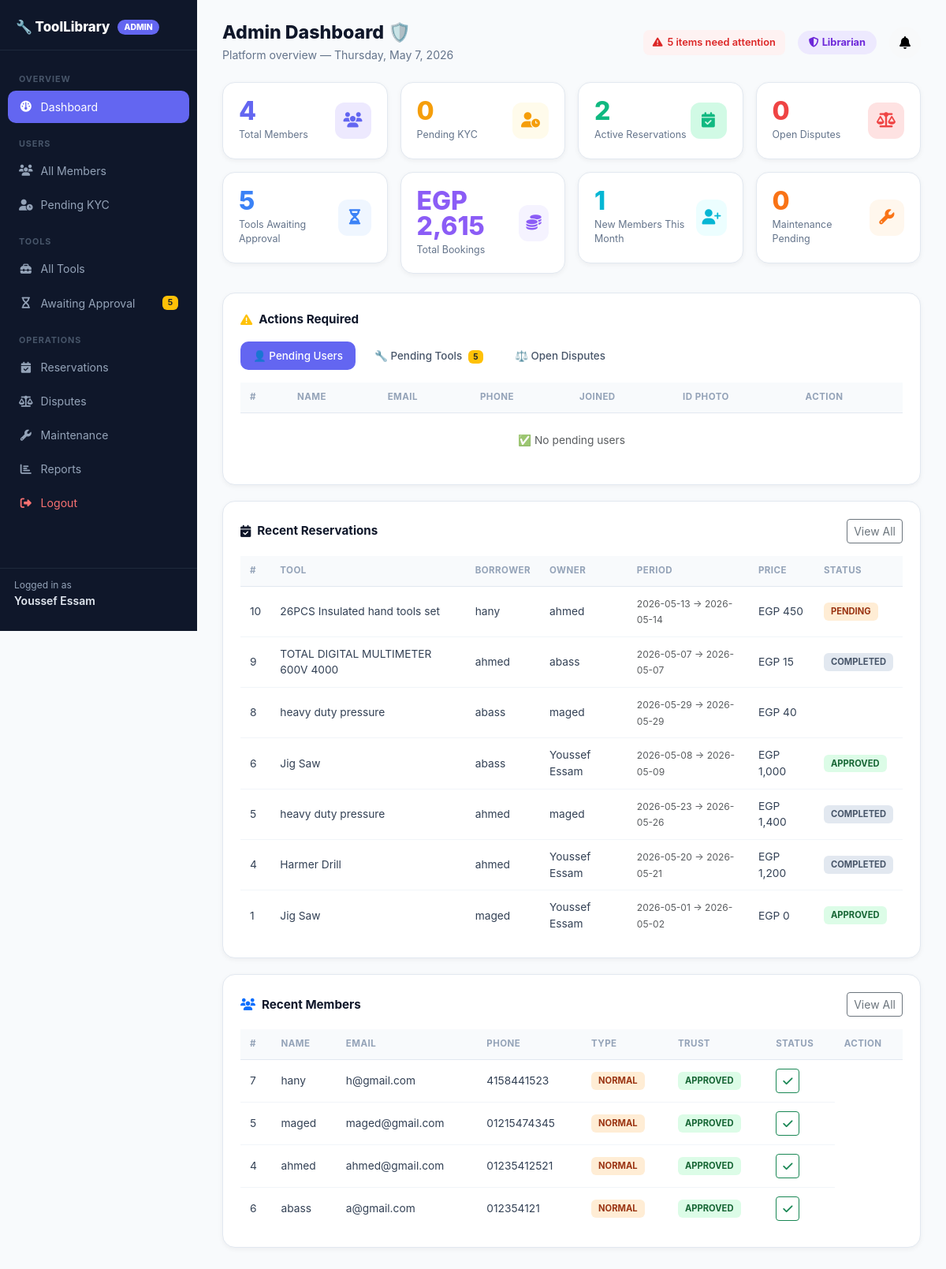
The page /admin/dashboard.php (signed in) on the database its author committed.
### tables this page shows
CREATE TABLE `users` (
  `user_id` int(11) NOT NULL,
  `full_name` varchar(100) NOT NULL,
  `email` varchar(100) NOT NULL,
  `password` varchar(255) NOT NULL,
  `phone` varchar(20) DEFAULT NULL,
  `address` varchar(255) DEFAULT NULL,
  `role` enum('member','librarian','admin') DEFAULT 'member',
  `membership_type` enum('normal','pro') DEFAULT 'normal',
  `status` enum('approved','pending','rejected') DEFAULT 'pending',
  `created_at` timestamp NOT NULL DEFAULT current_timestamp(),
  `trust_score` decimal(3,2) DEFAULT 5.00
);

CREATE TABLE `reservations` (
  `reservation_id` int(11) NOT NULL,
  `user_id` int(11) NOT NULL,
  `tool_id` int(11) NOT NULL,
  `start_date` date NOT NULL,
  `end_date` date NOT NULL,
  `total_price` decimal(10,2) DEFAULT NULL,
  `status` enum('pending','approved','active','completed','rejected') DEFAULT 'pending',
  `created_at` timestamp NOT NULL DEFAULT current_timestamp(),
  `deposit_amount` decimal(10,2) DEFAULT 0.00,
  `payment_status` enum('pending','paid','failed','refunded') DEFAULT 'pending',
  `rental_type` enum('hour','day','week') DEFAULT 'day'
);

CREATE TABLE `tools` (
  `tool_id` int(11) NOT NULL,
  `owner_id` int(11) NOT NULL,
  `tool_name` varchar(100) NOT NULL,
  `category` varchar(50) DEFAULT NULL,
  `description` text DEFAULT NULL,
  `price_per_day` decimal(10,2) NOT NULL,
  `availability_status` enum('pending','available','maintenance','rejected') DEFAULT 'pending',
  `created_at` timestamp NOT NULL DEFAULT current_timestamp(),
  `photo` varchar(255) DEFAULT NULL,
  `price_per_hour` decimal(10,2) DEFAULT 0.00,
  `price_per_week` decimal(10,2) DEFAULT 0.00,
  `deposit_amount` decimal(10,2) DEFAULT 0.00
);

### models/user.php (called while the page is built, shortened)
<?php
class User {
    private $conn;
    public function __construct($database){
        $this->conn = $database;
    }
    public function getUser($id){
        $sql = "SELECT * FROM users WHERE user_id=?";
        $stmt = $this->conn->prepare($sql);
        $stmt->bind_param("i", $id);
        $stmt->execute();
        return $stmt->get_result()->fetch_assoc();
    }
}

### models/notification.php (called while the page is built, shortened)
<?php
class Notification {
    private $conn;
    public function __construct($db){
        $this->conn = $db;
    }
        public function countUnread(int $userId): int {
        $stmt = $this->conn->prepare(
            "SELECT COUNT(*) AS c FROM notifications WHERE user_id = ? AND is_read = 0"
        );
        $stmt->bind_param("i", $userId);
        $stmt->execute();
        return (int) $stmt->get_result()->fetch_assoc()['c'];
    }
}

### admin/dashboard.php (the view, shortened to what this page needs)
<?php
require_once("../models/user.php");
require_once("../models/notification.php");
$db   = new Database();
$conn = $db->connect();
$userModel = new User($conn);
$notModel  = new Notification($conn);
$uid      = (int) $_SESSION['user_id'];
$userData = $userModel->getUser($uid);
$notCount = $notModel->countUnread($uid);
$s = $conn->query("SELECT COUNT(*) AS c FROM users WHERE role='member'");
$totalMembers = (int)$s->fetch_assoc()['c'];
$s = $conn->query("SELECT COUNT(*) AS c FROM users WHERE status='pending'");
$pendingUsers = (int)$s->fetch_assoc()['c'];
$s = $conn->query("SELECT COUNT(*) AS c FROM tools WHERE availability_status='available'");
$pendingTools = (int)$s->fetch_assoc()['c'];
$s = $conn->query("SELECT COUNT(*) AS c FROM reservations WHERE status IN ('approved','active')");
$activeReservations = (int)$s->fetch_assoc()['c'];
$s = $conn->query("SELECT COUNT(*) AS c FROM disputes WHERE status != 'resolved'");
$openDisputes = (int)$s->fetch_assoc()['c'];
$s = $conn->query("SELECT COALESCE(SUM(total_price),0) AS total FROM reservations WHERE status='completed'");
$totalRevenue = (float)$s->fetch_assoc()['total'];
$s = $conn->query("SELECT COUNT(*) AS c FROM users WHERE MONTH(created_at)=MONTH(NOW()) AND YEAR(created_at)=YEAR(NOW())");
$newUsersMonth = (int)$s->fetch_assoc()['c'];
$s = $conn->query("SELECT COUNT(*) AS c FROM maintenance WHERE status='pending'");
$pendingMaintenance = (int)$s->fetch_assoc()['c'];
$pendingUsersList = $conn->query(
    "SELECT * FROM users WHERE status='pending' ORDER BY created_at DESC LIMIT 10"
);
$recentReservations = $conn->query(
    "SELECT r.*, t.tool_name,
            borrower.full_name AS borrower_name,
            owner.full_name    AS owner_name
     FROM reservations r
     JOIN tools t ON r.tool_id = t.tool_id
     JOIN users borrower ON r.user_id = borrower.user_id
     JOIN users owner    ON t.owner_id    = owner.user_id
     ORDER BY r.created_at DESC
     LIMIT 8"
);
$membersList = $conn->query(
    "SELECT * FROM users WHERE role='member' ORDER BY created_at DESC LIMIT 10"
);
?>
<!DOCTYPE html>
<html lang="en">
<head>
<link href="https://cdn.jsdelivr.net/npm/bootstrap@5.3.3/dist/css/bootstrap.min.css" rel="stylesheet">
<link href="https://cdnjs.cloudflare.com/ajax/libs/font-awesome/6.5.0/css/all.min.css" rel="stylesheet">
</head>
<body>
<div class="sidebar">
  <div class="brand">
    🔧 ToolLibrary
    <span class="badge-admin">ADMIN</span>
  </div>
  <nav>
    <div class="section-label">Overview</div>
    <a href="dashboard.php" class="active"><i class="fa fa-gauge fa-fw"></i> Dashboard</a>
    <div class="section-label">Users</div>
    <a href="users.php"><i class="fa fa-users fa-fw"></i> All Members
    </a>
    <a href="users.php?filter=pending"><i class="fa fa-user-clock fa-fw"></i> Pending KYC</a>
    <div class="section-label">Tools</div>
    <a href="tools.php"><i class="fa fa-toolbox fa-fw"></i> All Tools</a>
    <a href="tools.php?filter=pending"><i class="fa fa-hourglass fa-fw"></i> Awaiting Approval
      <?php if ($pendingTools > 0): ?><span class="ms-auto badge bg-warning text-dark" style="font-size:.65rem"><?= $pendingTools ?></span><?php endif; ?>
    </a>
    <div class="section-label">Operations</div>
    <a href="reservations.php"><i class="fa fa-calendar-check fa-fw"></i> Reservations</a>
    <a href="disputes.php"><i class="fa fa-scale-balanced fa-fw"></i> Disputes
    </a>
    <a href="maintenance.php"><i class="fa fa-wrench fa-fw"></i> Maintenance</a>
    <a href="reports.php"><i class="fa fa-chart-bar fa-fw"></i> Reports</a>
    <a href="../public/logout.php" style="color:#f87171"><i class="fa fa-right-from-bracket fa-fw"></i> Logout</a>
  </nav>
  <div class="bottom">
    <div class="px-2 mb-2 small" style="color:#64748b">
      <div style="color:#94a3b8;font-size:.75rem">Logged in as</div>
      <div style="color:#e2e8f0;font-weight:600"><?= htmlspecialchars($userData['full_name']) ?></div>
    </div>
  </div>
</div>
<div class="main">
  <div class="topbar">
    <div>
      <h2>Admin Dashboard 🛡️</h2>
      <div class="sub">Platform overview — <?= date('l, F j, Y') ?></div>
    </div>
    <div class="d-flex align-items-center gap-3">
      <?php if ($pendingUsers > 0 || $pendingTools > 0 || $openDisputes > 0): ?>
      <div class="alert-chip">
        <i class="fa fa-triangle-exclamation"></i>
        <?= $pendingUsers + $pendingTools + $openDisputes ?> items need attention
      </div>
      <?php endif; ?>
      <span class="admin-chip"><i class="fa fa-shield-halved me-1"></i>Librarian</span>
      <div class="dropdown">
        <button class="btn btn-light rounded-circle position-relative" data-bs-toggle="dropdown" style="width:40px;height:40px;padding:0">
          <i class="fa fa-bell"></i>
        </button>
      </div>
    </div>
  </div>
  <div class="row g-3 mb-4">
    <div class="col-6 col-xl-3">
      <div class="stat-card d-flex justify-content-between align-items-center">
        <div><div class="num" style="color:#6366f1"><?= $totalMembers ?></div><div class="lbl">Total Members</div></div>
        <div class="icon-box" style="background:#ede9fe;color:#6366f1"><i class="fa fa-users"></i></div>
      </div>
    </div>
    <div class="col-6 col-xl-3">
      <div class="stat-card d-flex justify-content-between align-items-center">
        <div><div class="num" style="color:#f59e0b"><?= $pendingUsers ?></div><div class="lbl">Pending KYC</div></div>
        <div class="icon-box" style="background:#fffbeb;color:#f59e0b"><i class="fa fa-user-clock"></i></div>
      </div>
    </div>
    <div class="col-6 col-xl-3">
      <div class="stat-card d-flex justify-content-between align-items-center">
        <div><div class="num" style="color:#10b981"><?= $activeReservations ?></div><div class="lbl">Active Reservations</div></div>
        <div class="icon-box" style="background:#d1fae5;color:#10b981"><i class="fa fa-calendar-check"></i></div>
      </div>
    </div>
    <div class="col-6 col-xl-3">
      <div class="stat-card d-flex justify-content-between align-items-center">
        <div><div class="num" style="color:#ef4444"><?= $openDisputes ?></div><div class="lbl">Open Disputes</div></div>
        <div class="icon-box" style="background:#fee2e2;color:#ef4444"><i class="fa fa-scale-balanced"></i></div>
      </div>
    </div>
    <div class="col-6 col-xl-3">
      <div class="stat-card d-flex justify-content-between align-items-center">
        <div><div class="num" style="color:#3b82f6"><?= $pendingTools ?></div><div class="lbl">Tools Awaiting Approval</div></div>
        <div class="icon-box" style="background:#eff6ff;color:#3b82f6"><i class="fa fa-hourglass-half"></i></div>
      </div>
    </div>
    <div class="col-6 col-xl-3">
      <div class="stat-card d-flex justify-content-between align-items-center">
        <div><div class="num" style="color:#8b5cf6">EGP <?= number_format($totalRevenue,0) ?></div><div class="lbl">Total Bookings</div></div>
        <div class="icon-box" style="background:#f5f3ff;color:#8b5cf6"><i class="fa fa-coins"></i></div>
      </div>
    </div>
    <div class="col-6 col-xl-3">
      <div class="stat-card d-flex justify-content-between align-items-center">
        <div><div class="num" style="color:#06b6d4"><?= $newUsersMonth ?></div><div class="lbl">New Members This Month</div></div>
        <div class="icon-box" style="background:#ecfeff;color:#06b6d4"><i class="fa fa-user-plus"></i></div>
      </div>
    </div>
    <div class="col-6 col-xl-3">
      <div class="stat-card d-flex justify-content-between align-items-center">
        <div><div class="num" style="color:#f97316"><?= $pendingMaintenance ?></div><div class="lbl">Maintenance Pending</div></div>
        <div class="icon-box" style="background:#fff7ed;color:#f97316"><i class="fa fa-wrench"></i></div>
      </div>
    </div>
  </div>
  <div class="card-box">
    <div class="box-title"><i class="fa fa-triangle-exclamation text-warning"></i> Actions Required</div>
    <ul class="nav nav-pills mb-3 gap-2" id="adminTabs">
      <li class="nav-item">
        <button class="nav-link active" data-bs-toggle="pill" data-bs-target="#tab-users">
          👤 Pending Users <?php if($pendingUsers>0): ?><span class="badge bg-danger ms-1"><?=$pendingUsers?></span><?php endif; ?>
        </button>
      </li>
      <li class="nav-item">
        <button class="nav-link" data-bs-toggle="pill" data-bs-target="#tab-tools">
          🔧 Pending Tools <?php if($pendingTools>0): ?><span class="badge bg-warning text-dark ms-1"><?=$pendingTools?></span><?php endif; ?>
        </button>
      </li>
      <li class="nav-item">
        <button class="nav-link" data-bs-toggle="pill" data-bs-target="#tab-disputes">
          ⚖️ Open Disputes <?php if($openDisputes>0): ?><span class="badge bg-danger ms-1"><?=$openDisputes?></span><?php endif; ?>
        </button>
      </li>
    </ul>
    <div class="tab-content">
      <div class="tab-pane fade show active" id="tab-users">
        <div class="table-responsive">
          <table class="table tbl mb-0">
            <thead><tr><th>#</th><th>Name</th><th>Email</th><th>Phone</th><th>Joined</th><th>ID Photo</th><th>Action</th></tr></thead>
            <tbody>
            <?php if ($pendingUsersList->num_rows === 0): ?>
              <tr><td colspan="7" class="text-center text-muted py-4">✅ No pending users</td></tr>
            <?php else: while ($u = $pendingUsersList->fetch_assoc()): ?>
              <tr>
                <td><?= $u['user_id'] ?></td>
                <td class="fw-600"><?= htmlspecialchars($u['full_name']) ?></td>
                <td><?= htmlspecialchars($u['email']) ?></td>
                <td><?= htmlspecialchars($u['phone'] ?? '—') ?></td>
                <td><small class="text-muted"><?= date('M d, Y', strtotime($u['created_at'])) ?></small></td>
                <td>
                  <a href="?action=activate_user&id=<?= $u['user_id'] ?>" class="btn btn-sm btn-success me-1" onclick="return confirm('Activate this user?')">
                    <i class="fa fa-check me-1"></i>Activate
                  </a>
                  <a href="?action=suspend_user&id=<?= $u['user_id'] ?>" class="btn btn-sm btn-danger" onclick="return confirm('Reject this user?')">
                    <i class="fa fa-ban me-1"></i>Reject
                  </a>
                </td>
              </tr>
            <?php endwhile; endif; ?>
            </tbody>
          </table>
        </div>
      </div>
    </div>
  </div>
  <div class="card-box">
    <div class="d-flex justify-content-between align-items-center mb-3">
      <div class="box-title mb-0"><i class="fa fa-calendar-check text-indigo"></i> Recent Reservations</div>
      <a href="reservations.php" class="btn btn-outline-secondary btn-sm">View All</a>
    </div>
    <div class="table-responsive">
      <table class="table tbl mb-0">
        <thead><tr><th>#</th><th>Tool</th><th>Borrower</th><th>Owner</th><th>Period</th><th>Price</th><th>Status</th></tr></thead>
        <tbody>
        <?php if ($recentReservations->num_rows === 0): ?>
          <tr><td colspan="7" class="text-center text-muted py-4">No reservations yet</td></tr>
        <?php else: while ($r = $recentReservations->fetch_assoc()): ?>
          <tr>
            <td><?= $r['reservation_id'] ?></td>
            <td class="fw-600"><?= htmlspecialchars($r['tool_name']) ?></td>
            <td><?= htmlspecialchars($r['borrower_name']) ?></td>
            <td><?= htmlspecialchars($r['owner_name']) ?></td>
            <td><small class="text-muted"><?= $r['start_date'] ?> → <?= $r['end_date'] ?></small></td>
            <td class="fw-600">EGP <?= number_format($r['total_price'] ?? 0, 0) ?></td>
            <td><span class="pill pill-<?= $r['status'] ?>"><?= $r['status'] ?></span></td>
          </tr>
        <?php endwhile; endif; ?>
        </tbody>
      </table>
    </div>
  </div>
  <div class="card-box">
    <div class="d-flex justify-content-between align-items-center mb-3">
      <div class="box-title mb-0"><i class="fa fa-users text-primary"></i> Recent Members</div>
      <a href="users.php" class="btn btn-outline-secondary btn-sm">View All</a>
    </div>
    <div class="table-responsive">
      <table class="table tbl mb-0">
        <thead><tr><th>#</th><th>Name</th><th>Email</th><th>Phone</th><th>Type</th><th>Trust</th><th>Status</th><th>Action</th></tr></thead>
        <tbody>
        <?php while ($m = $membersList->fetch_assoc()): ?>
          <tr>
            <td><?= $m['user_id'] ?></td>
            <td class="fw-600"><?= htmlspecialchars($m['full_name']) ?></td>
            <td><?= htmlspecialchars($m['email']) ?></td>
            <td><?= htmlspecialchars($m['phone'] ?? '—') ?></td>
            <td><span class="pill <?= $m['membership_type']==='pro'?'pill-approved':'pill-pending' ?>"><?= $m['membership_type'] ?></span></td>
            <td><span class="pill pill-<?= $m['status'] === 'active' ? 'approved' : $m['status'] ?>"><?= $m['status'] ?></span></td>
            <td>
              <?php if ($m['status'] === 'active'): ?>
                <a href="?action=suspend_user&id=<?= $m['user_id'] ?>" class="btn btn-sm btn-outline-danger" onclick="return confirm('Suspend this user?')">
                  <i class="fa fa-ban"></i>
                </a>
              <?php else: ?>
                <a href="?action=activate_user&id=<?= $m['user_id'] ?>" class="btn btn-sm btn-outline-success" onclick="return confirm('Activate this user?')">
                  <i class="fa fa-check"></i>
                </a>
              <?php endif; ?>
            </td>
          </tr>
        <?php endwhile; ?>
        </tbody>
      </table>
    </div>
  </div>
</div>
</body>
</html>

### rows shown on the page
users: full_name "Youssef Essam"
reservations: reservation_id "10", tool.tool_name "26PCS Insulated hand tools set", user.full_name "hany", users.full_name "ahmed", start_date "2026-05-13", end_date "2026-05-14", total_price "450", status "PENDING"
reservations: reservation_id "9", tool.tool_name "TOTAL DIGITAL MULTIMETER 600V 4000", user.full_name "ahmed", users.full_name "abass", start_date "2026-05-07", end_date "2026-05-07", total_price "15", status "COMPLETED"
reservations: reservation_id "8", tool.tool_name "heavy duty pressure", user.full_name "abass", users.full_name "maged", start_date "2026-05-29", end_date "2026-05-29", total_price "40"
reservations: reservation_id "6", tool.tool_name "Jig Saw", user.full_name "abass", users.full_name "Youssef Essam", start_date "2026-05-08", end_date "2026-05-09", total_price "1,000", status "APPROVED"
reservations: reservation_id "5", tool.tool_name "heavy duty pressure", user.full_name "ahmed", users.full_name "maged", start_date "2026-05-23", end_date "2026-05-26", total_price "1,400", status "COMPLETED"
reservations: reservation_id "4", tool.tool_name "Harmer Drill", user.full_name "ahmed", users.full_name "Youssef Essam", start_date "2026-05-20", end_date "2026-05-21", total_price "1,200", status "COMPLETED"
reservations: reservation_id "1", tool.tool_name "Jig Saw", user.full_name "maged", users.full_name "Youssef Essam", start_date "2026-05-01", end_date "2026-05-02", total_price "0", status "APPROVED"
users: user_id "7", full_name "hany", email "h@gmail.com", phone "4158441523", membership_type "NORMAL", status "APPROVED"
users: user_id "5", full_name "maged", email "maged@gmail.com", phone "01215474345", membership_type "NORMAL", status "APPROVED"
users: user_id "4", full_name "ahmed", email "ahmed@gmail.com", phone "01235412521", membership_type "NORMAL", status "APPROVED"
users: user_id "6", full_name "abass", email "a@gmail.com", phone "012354121", membership_type "NORMAL", status "APPROVED"

### other values the page prints
$pendingTools "5"
$pendingUsers + $pendingTools + $openDisputes "5"
$totalMembers "4"
$pendingUsers "0"
$activeReservations "2"
$openDisputes "0"
$totalRevenue "2,615"
$newUsersMonth "1"
$pendingMaintenance "0"
